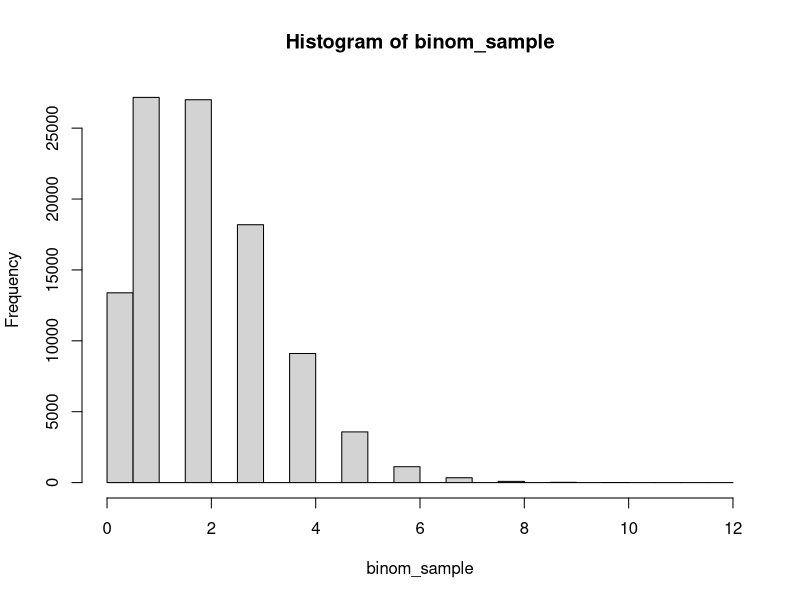
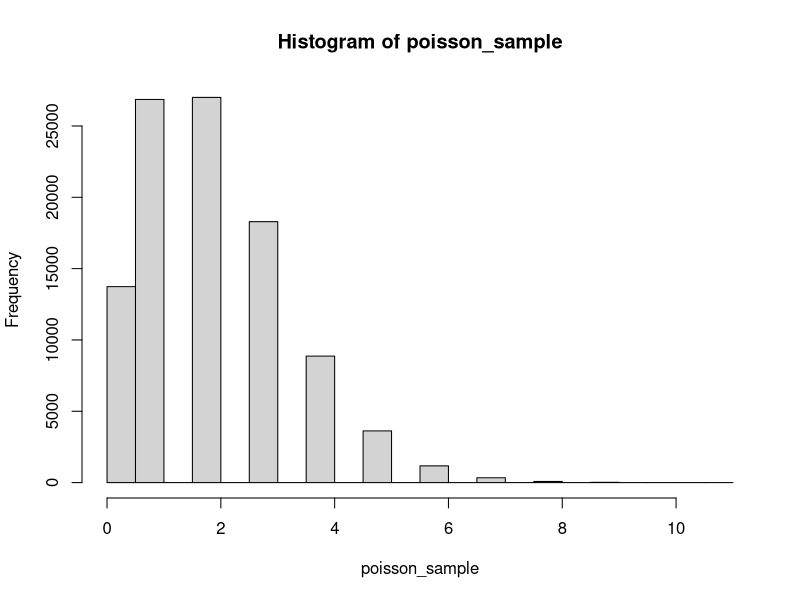
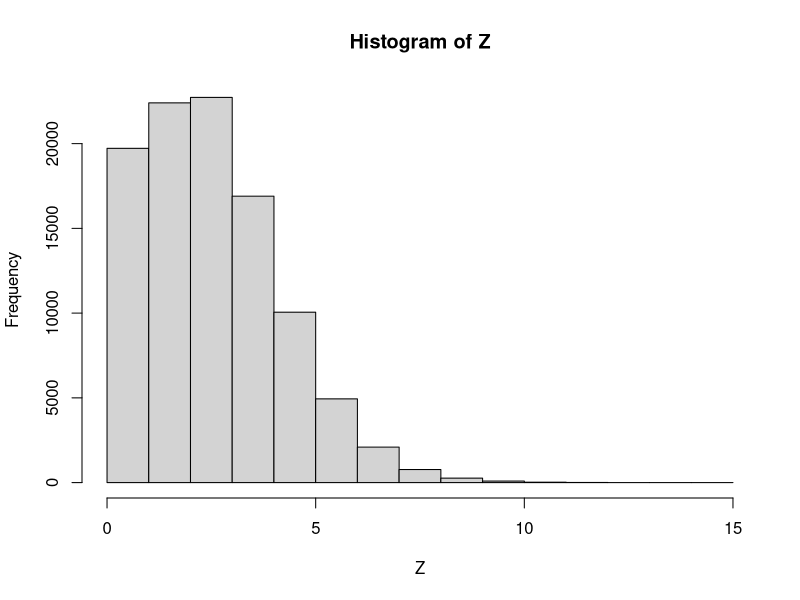
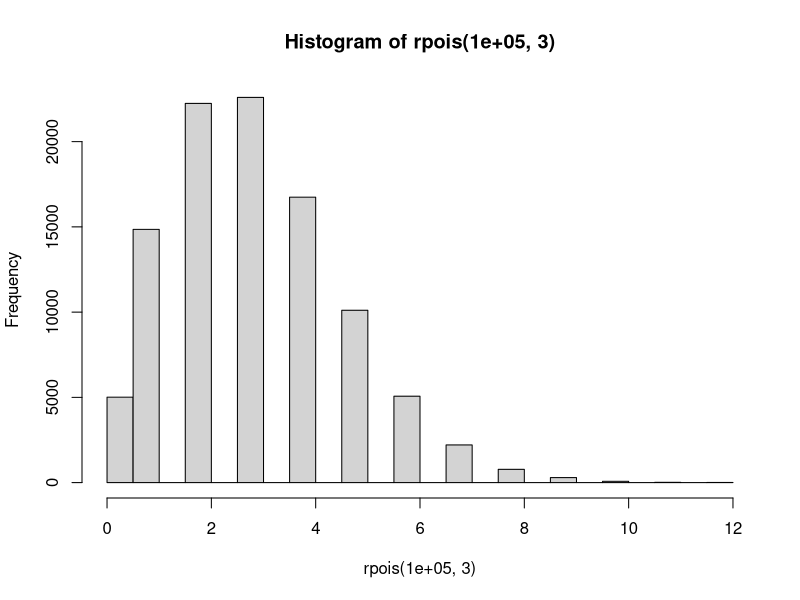
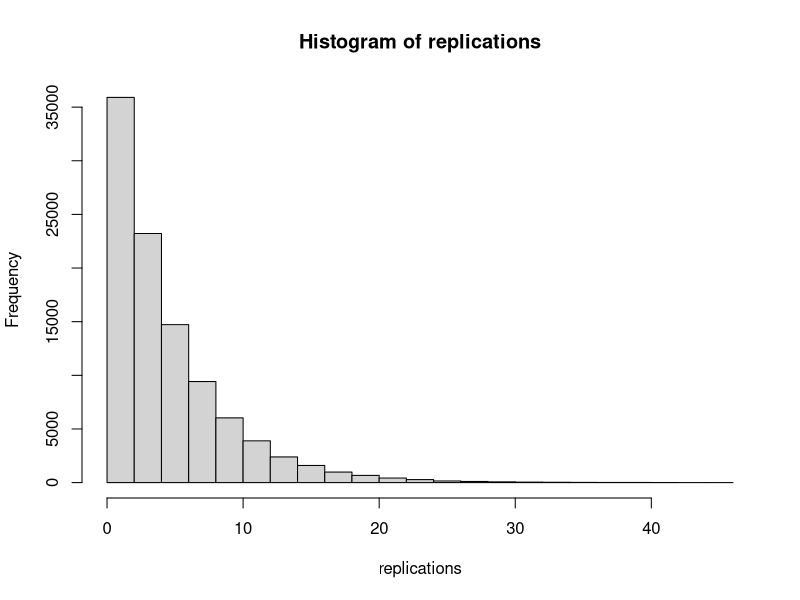
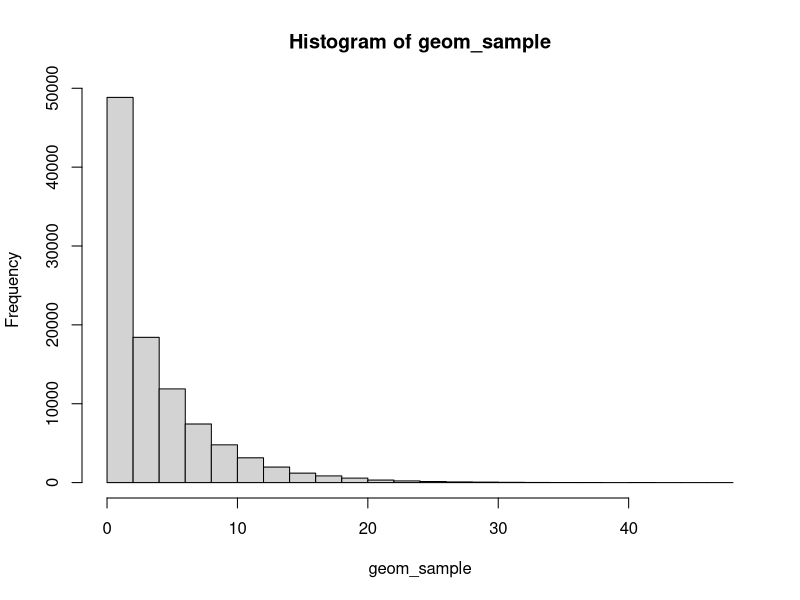

Here is the R script that generated these plots, in order:
## ---- chunk 1
knitr::opts_chunk$set(echo = TRUE)
## ---- chunk 2
rbinom (10, 1, .5)

rbinom (10, 10, .5)

rbinom (10, 10, .8)
## ---- chunk 3
#Generate 100 occurrences of flipping 10 coins, each with 30% probability

rbinom(100, 10, 0.3)
## ---- chunk 4
# Calculate the probability that 2 are heads using dbinom
dbinom(2, 10, .3)

# Confirm your answer with a simulation using rbinom. 
mean(rbinom(10000, 10, .3) == 2)

pbinom(5, 10, 0.7)

# Confirm your answer with a simulation of 10,000 trials
mean(rbinom(10000, 10, 0.3) >=5)
## ---- chunk 5
# Try now with 100, 1000, 10,000, and 100,000 trials
mean(rbinom(100, 10, .3) >= 5)

mean(rbinom(1000, 10, .3) >= 5)

mean(rbinom(10000, 10, .3) >= 5)

mean(rbinom(100000, 10, .3) >= 5)
## ---- chunk 6
flips<- rbinom (100000,10, -.5)
mean(flips)

X<- rbinom (100000,10, -.5)
var(flips)
## ---- chunk 7
#Calculate the expected value using the exact formula
print(25*0.3)

# Confirm with a simulation using rbinom
X<-rbinom(10000,25, 0.3)
mean(X)

# Calculate the variance using the exact formula
print(25*0.3*0.7)

# Confirm with a simulation using rbinom
X<-rbinom(10000,25,0.3)
var(X)
## ---- chunk 8
# Simulate 100,000 flips of a coin with a 40% chance of heads
A <- rbinom(100000, 1, 0.4)

# Simulate 100,000 flips of a coin with a 20% chance of heads
B <- rbinom(100000, 1, 0.2)

# Estimate the probability both A and B are heads
mean(A&B)
## ---- chunk 9
# You've already simulated 100,000 flips of coins A and B
A <- rbinom(100000, 1, .4)
B <- rbinom(100000, 1, .2)

# Simulate 100,000 flips of coin C (70% chance of heads)
C <- rbinom(100000, 1, .7)

# Estimate the probability A, B, and C are all heads
mean(A&B&C)
## ---- chunk 10
# Simulate 100,000 flips of a coin with a 60% chance of heads
A <- rbinom(100000, 1, 0.6)

# Simulate 100,000 flips of a coin with a 10% chance of heads
B <- rbinom(100000, 1, 0.1)

# Estimate the probability either A or B is heads
mean (A | B)
## ---- chunk 11
# Use rbinom to simulate 100,000 draws from each of X and Y
X <- rbinom(100000, 10, .6)
Y <- rbinom(100000, 10, .7)

# Estimate the probability either X or Y is <= to 4
mean(X <= 4 | Y <= 4)

# Use pbinom to calculate the probabilities separately
prob_X_less <- pbinom(4, 10, .6)
prob_Y_less <- pbinom(4, 10, .7)

# Combine these to calculate the exact probability either <= 4
prob_X_less + prob_Y_less - prob_X_less * prob_Y_less
## ---- chunk 12
# Simulate 100,000 draws of a binomial with size 20 and p = .1
X <- rbinom(100000, 20, 0.1)

# Estimate the expected value of X
mean(X)

# Estimate the expected value of 5 * X
Y= 5*X
mean(Y)

# X is simulated from 100,000 draws of a binomial with size 20 and p = .1
X <- rbinom(100000, 20, .1)

# Estimate the variance of X
var(X)

# Estimate the variance of 5 * X
Y<- 5*X
var(Y)
## ---- chunk 13
# Simulate 100,000 draws of X (size 20, p = .3) and Y (size 40, p = .1)
X <- rbinom(100000, 20, 0.3)
Y <-rbinom(100000, 40, 0.1)

# Estimate the expected value of X + Y
mean(X+Y)

# Simulation from last exercise of 100,000 draws from X and Y
X <- rbinom(100000, 20, .3) 
Y <- rbinom(100000, 40, .1)

# Find the variance of X + Y
var(X+Y)

# Find the variance of X + Y
var(X+Y)
## ---- chunk 14
# Simulate 50000 cases of flipping 20 coins from fair and from biased
fair <- rbinom(50000, 20, 0.5)
biased <- rbinom(50000, 20, 0.75)

# How many fair cases, and how many biased, led to exactly 11 heads?
fair_11 <- sum(fair==11)
biased_11 <- sum(biased==11)

# Find the fraction of fair coins that are 11 out of all coins that were 11

#This is the posterior probability that a coin with 11/20 is fair.
fair_11/(fair_11+biased_11)
## ---- chunk 15
# Simulate 50000 cases of flipping 20 coins from fair and from biased
fair <-rbinom(50000, 20, 0.5)
biased <-rbinom(50000, 20, 0.75)

# How many fair cases, and how many biased, led to exactly 16 heads?
fair_16 <- sum(fair==16)
biased_16 <- sum(biased==16)

# Find the fraction of fair coins that are 16 out of all coins that were 16

# This is the posterior probability that a coin with 16/20 is fair.
fair_16/(fair_16+biased_16)
## ---- chunk 16
# Simulate 8000 cases of flipping a fair coin, and 2000 of a biased coin
fair_flips <- rbinom (8000, 20, 0.5)
biased_flips <-rbinom (2000, 20, 0.75)

# Find the number of cases from each coin that resulted in 14/20
fair_14 <- sum(fair_flips==14)
biased_14 <-sum(biased_flips==14)

# Use these to estimate the posterior probability
fair_14/(fair_14+biased_14)
## ---- chunk 17
# Simulate 80,000 draws from fair coin, 10,000 from each of high and low coins
flips_fair <- rbinom(80000, 20, 0.5)
flips_high <- rbinom(10000, 20, 0.75)
flips_low <- rbinom(10000, 20, 0.25)

# Compute the number of coins that resulted in 14 heads from each of these piles
fair_14 <- sum(flips_fair==14)
high_14 <- sum(flips_high==14)
low_14 <- sum(flips_low==14)

# Compute the posterior probability that the coin was fair
fair_14/(fair_14+high_14+low_14)
## ---- chunk 18
# Use dbinom to calculate the probability of 11/20 heads with fair or biased coin
probability_fair <- dbinom(11, 20, 0.5)
probability_biased <-dbinom(11, 20, 0.75)

# Calculate the posterior probability that the coin is fair
probability_fair/(probability_fair+probability_biased)

# Find the probability that a coin resulting in 14/20 is fair

probability_fair <- dbinom(14, 20, 0.5)
probability_biased <-dbinom(14, 20, 0.75)

probability_fair/(probability_fair+probability_biased)
## ---- chunk 19
# Find the probability that a coin resulting in 18/20 is fair
probability_fair <- dbinom(18, 20, 0.5)
probability_biased <-dbinom(18, 20, 0.75)

probability_fair/(probability_fair+probability_biased)
## ---- chunk 20
# Use dbinom to find the probability of 16/20 from a fair or biased coin
probability_16_fair <-dbinom(16, 20, 0.5)
probability_16_biased <-dbinom(16, 20, 0.75)

# Use Bayes' theorem to find the posterior probability that the coin is fair

(probability_16_fair*0.99)/((probability_16_fair*0.99)+(probability_16_biased*0.01))
## ---- chunk 21
# Draw a random sample of 100,000 from the Binomial(1000, .2) distribution
binom_sample <- rbinom(100000, 1000, 0.2)

# Draw a random sample of 100,000 from the normal approximation
expected_value <- 1000*0.2
variance <- 1000*0.2*0.8
stdev <- sqrt(variance)
normal_sample <- rnorm(100000, expected_value, stdev)

# Compare the two distributions with the compare_histograms function
#compare_histograms(binom_sample, normal_sample)
## ---- chunk 22
# Simulations from the normal and binomial distributions
binom_sample <- rbinom(100000, 1000, .2)
normal_sample <- rnorm(100000, 200, sqrt(160))

# Use binom_sample to estimate the probability of <= 190 heads
mean(binom_sample <= 190)

# Use normal_sample to estimate the probability of <= 190 heads
mean(normal_sample <= 190)

# Calculate the probability of <= 190 heads with pbinom
pbinom(190, 1000, .2)

# Calculate the probability of <= 190 heads with pnorm
pnorm(190, 200, sqrt(160))
## ---- chunk 23
# Draw a random sample of 100,000 from the Binomial(10, .2) distribution
binom_sample <- rbinom(100000, 10, .2)

# Draw a random sample of 100,000 from the normal approximation
normal_sample <- rnorm(100000, 2, sqrt(1.6))

# Compare the two distributions with the compare_histograms function
#compare_histograms(binom_sample, normal_sample)
## ---- chunk 24
#flipping many coins, each with low distribution (N is large and p is small)

# Draw a random sample of 100,000 from the Binomial(1000, .002) distribution
binom_sample <- rbinom(100000, 1000, 2/1000)

# Draw a random sample of 100,000 from the Poisson approximation
poisson_sample <- rpois(100000, 2)

# Compare the two distributions with the compare_histograms function
hist(binom_sample) 
hist(poisson_sample)
## ---- chunk 25
# Simulate 100,000 draws from Poisson(2)
poisson_sample <- rpois(100000, 2)

# Find the percentage of simulated values that are 0
mean(poisson_sample==0)

# Use dpois to find the exact probability that a draw is 0
dpois(poisson_sample==0, 2)
## ---- chunk 26
# Simulate 100,000 draws from Poisson(1)
X<- rpois(100000, 1)

# Simulate 100,000 draws from Poisson(2)
Y<- rpois(100000, 2)

# Add X and Y together to create Z
Z<-X+Y

# Use compare_histograms to compare Z to the Poisson(3)
hist(Z)
hist(rpois(100000, 3))
## ---- chunk 27
# Simulate 100 instances of flipping a 20% coin
flips <- rbinom(100, 1, .2)

# Use which to find the first case of 1 ("heads")
which(flips==1)[1]

# Existing code for finding the first instance of heads
which(rbinom(100, 1, .2) == 1)[1]
## ---- chunk 28
# Replicate this 100,000 times using replicate
replications <- replicate(100000, which(rbinom(100, 1, .2) == 1)[1])

# Histogram the replications with qplot
#qplot(replications)
## ---- chunk 29
# Replications from the last exercise
replications <- replicate(100000, which(rbinom(100, 1, .2) == 1)[1])

# Generate 100,000 draws from the corresponding geometric distribution
geom_sample <- rgeom(100000, .2)

# Compare the two distributions with compare_histograms
hist(replications)
hist(geom_sample)
## ---- chunk 30
# Find the probability the machine breaks on 5th day or earlier
pgeom(4, .1)

# Find the probability the machine is still working on 20th day
1 - pgeom(19, .1)
## ---- chunk 31
# Calculate the probability of machine working on day 1-30
#still_working <- 1 - pgeom(0:29, .1)

# Plot the probability for days 1 to 30
#qplot(1:30, still_working)
